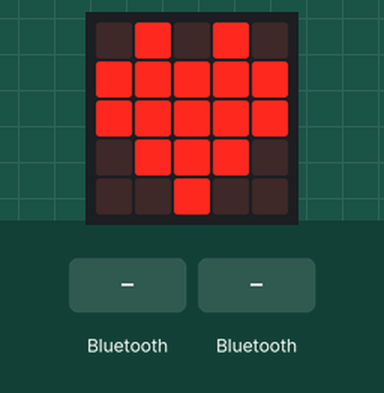
Simulated run of this program. Board: BBC micro:bit (MakeCode). On the bench: the board's 5×5 LED display. The inputs (shaded band) are chosen by the test bench.

Above: at 1.8 s.
1.9 s: a phone connects over Bluetooth
At 2.5 s:
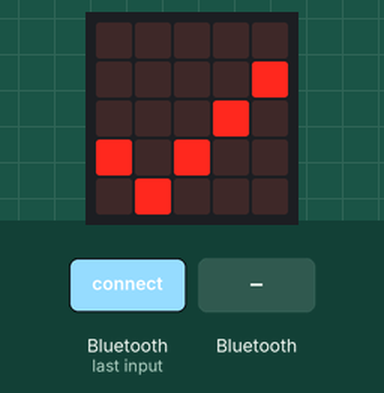
3.4 s: "1" arrives over Bluetooth UART
At 3.7 s:
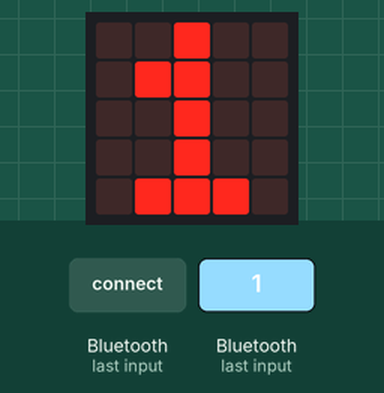
Timing chart, 0 to 6.4 s (numbered marks = the images above; inputs shaded):
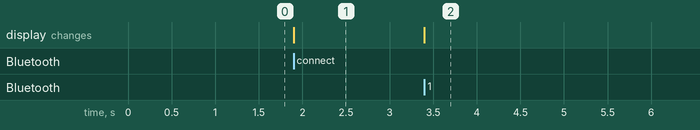

Measured:
- after the input at 1.9 s, the display: changes at once (image 1)
- after the input at 3.4 s, the display: changes at once (image 2)

The program:

main.ts
```typescript
bluetooth.onBluetoothConnected(function () {
    basic.showIcon(IconNames.Yes)
})
bluetooth.onUartDataReceived(serial.delimiters(Delimiters.Hash), function () {
    data = bluetooth.uartReadUntil(serial.delimiters(Delimiters.Hash))
    basic.showString(data)
})
let data = ""
basic.showIcon(IconNames.Heart)
bluetooth.startUartService()
```

test.ts
```typescript
// aquí va el archivo "tests"; esto no se compilará cuando este paquete se utilice como una extensión.
```
